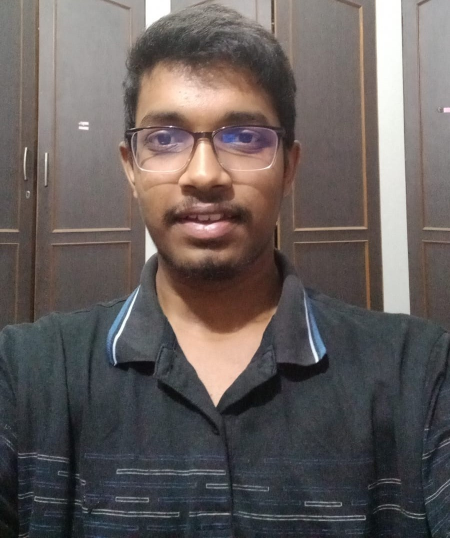
#> input picture DIP week 1.jpg, 900 x 1076 px, found by its file name (shown at 1/2 size)
$ python skeleton.py
#> lines starting #> are read from the running program, lines starting #| are printed output that depends on the picture; after the words box and inside, x2 and y2 are one past the last pixel; in counts of white or black regions, pixels touching at a corner belong together
#Use binary image
import cv2
import numpy as np

###Convert color image to binary image
# Read the input color image
color_image = cv2.imread(r"C:\Users\somaa\Desktop\DIP Lab\DIP week 1.jpg")
#> color_image is the input picture: shape (1076, 900, 3); mean B, G, R 91.5, 93.2, 100.5
color_image = cv2.resize(color_image,(500,500))
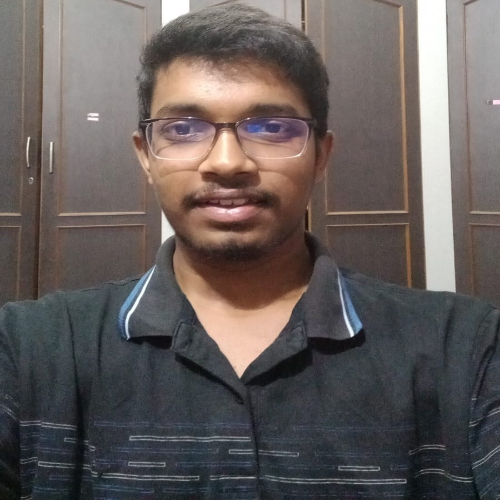
#> color_image: shape (500, 500, 3); mean B, G, R 91.4, 93.1, 100.4
# Convert the color image to grayscale
gray_image = cv2.cvtColor(color_image, cv2.COLOR_BGR2GRAY)
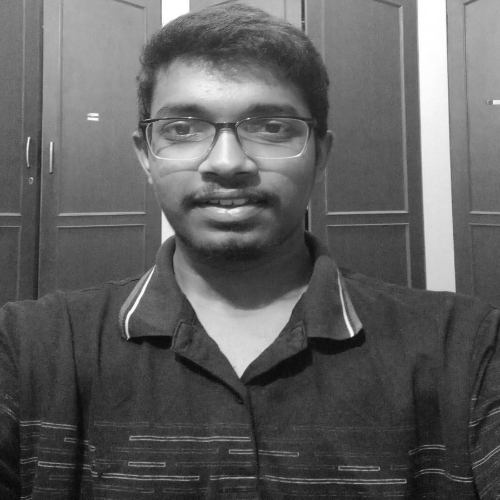
#> gray_image: shape (500, 500); min 6, max 255, mean 95.1
# Set a threshold value (adjust as needed)
threshold_value = 128
# Apply binary thresholding
_, binary_image = cv2.threshold(gray_image, threshold_value, 255, cv2.THRESH_BINARY)
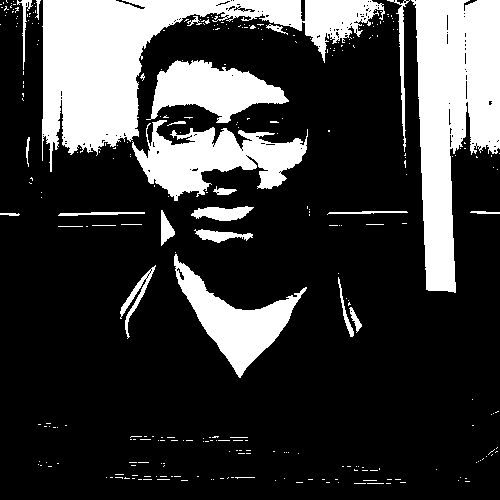
#> binary_image: shape (500, 500); 23.2% white; 306 white regions (279 under 20 px), largest, box (x1, y1, x2, y2) and area: (42, 0, 385, 172) 19953, (411, 0, 500, 293) 16100, (132, 120, 308, 201) 6943
cv2.imshow("Binary",binary_image)

##skeletonization
img = binary_image
# Function to perform iterative skeletonization
size = np.size(img)
#> size = 250000
skel = np.zeros(img.shape,np.uint8)
ret,img = cv2.threshold(img,127,255,0)
element = cv2.getStructuringElement(cv2.MORPH_CROSS,(3,3))
done = False
while( not done):
    eroded = cv2.erode(img,element)
    temp = cv2.dilate(eroded,element)
    temp = cv2.subtract(img,temp)
    skel = cv2.bitwise_or(skel,temp)
    img = eroded.copy()
    zeros = size - cv2.countNonZero(img)
    if zeros==size:
        done = True
#> this loop made 55 passes
#> zeros on passes 1 to 12: 199509, 204244, 208009, 211236, 214197, 216963, 219556, 222054, 224415, 226606, 228713, 230731
#> pass 1, `eroded = cv2.erode(img,element)`:
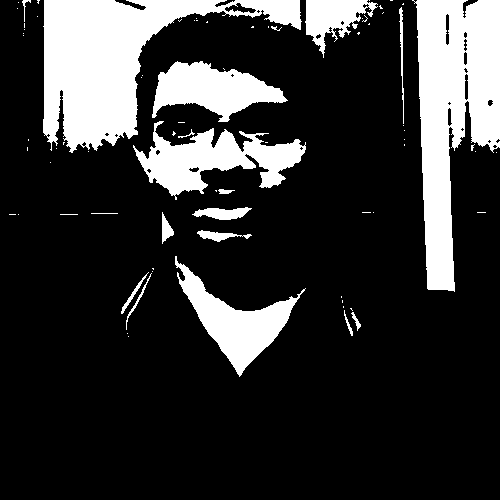
#> eroded: shape (500, 500); 20.2% white; 77 white regions (58 under 20 px), largest, box (x1, y1, x2, y2) and area: (43, 0, 302, 153) 16234, (412, 0, 500, 292) 15075, (133, 121, 306, 200) 5933
#> pass 1, `temp = cv2.subtract(img,temp)`:
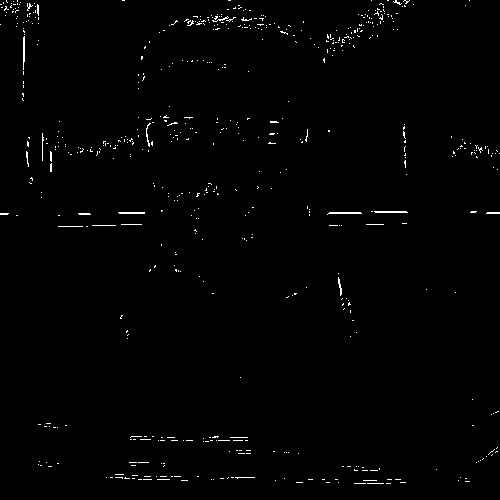
#> temp: shape (500, 500); 0.93% white in thin lines or dots
#> pass 2, `eroded = cv2.erode(img,element)`:
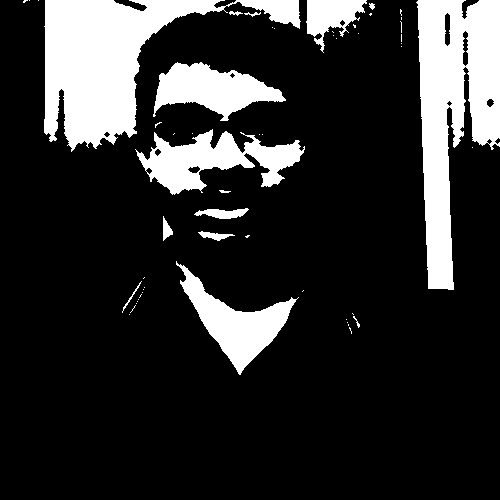
#> eroded: shape (500, 500); 18.3% white; 55 white regions (40 under 20 px), largest, box (x1, y1, x2, y2) and area: (44, 0, 301, 152) 15265, (416, 0, 500, 290) 14100, (135, 129, 305, 195) 5173
#> after the loop: eroded: shape (500, 500); every value is 0
#> after the loop:
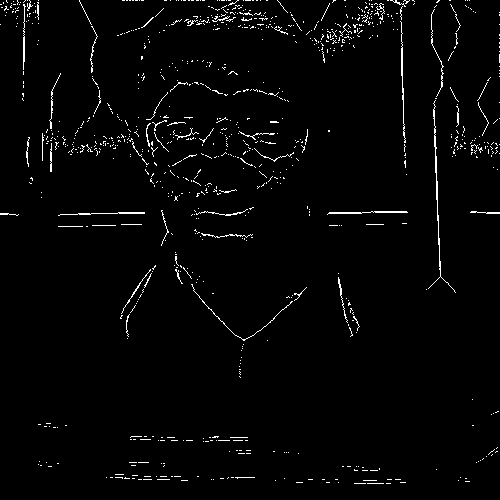
#> skel: shape (500, 500); 2.2% white in thin lines or dots
cv2.imshow("skel",skel)
cv2.waitKey(0)
cv2.destroyAllWindows

$ run again, with Noise_salt_image.jpg copied over DIP week 1.jpg
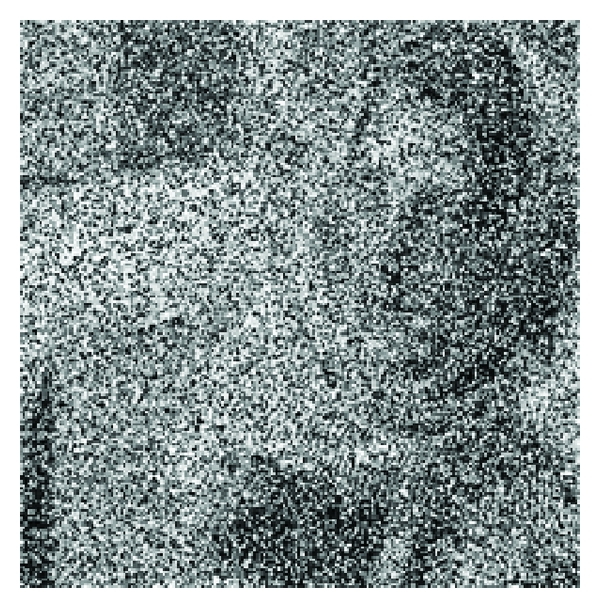
#> input picture Noise_salt_image.jpg, 600 x 608 px, found by its file name
#> color_image is the input picture: shape (608, 600, 3); mean B, G, R 148.6, 148.4, 136.7
#> color_image: shape (500, 500, 3)
#> `_, binary_image = cv2.threshold(gray_image, threshold_value, 255, cv2...`:
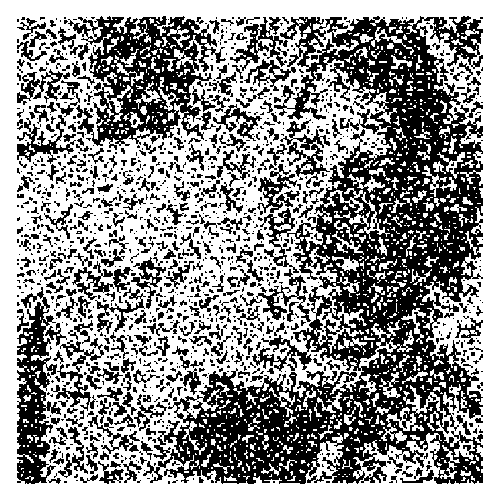
#> binary_image: shape (500, 500); 57.5% white; 1315 black regions (951 under 20 px), largest, box (x1, y1, x2, y2) and area: (143, 16, 483, 484) 58173, (68, 16, 226, 150) 9063, (17, 287, 61, 484) 4259
#> size = 250000
#> the loop `while( not done):` made 36 passes
#> zeros on passes 1 to 8: 166329, 201338, 215662, 221162, 223880, 225963, 227882, 229774
#> after the loop `while( not done):`:
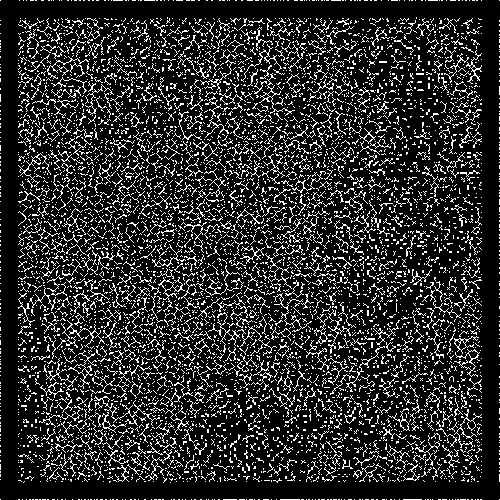
#> skel: shape (500, 500); 17.1% white in thin lines or dots
